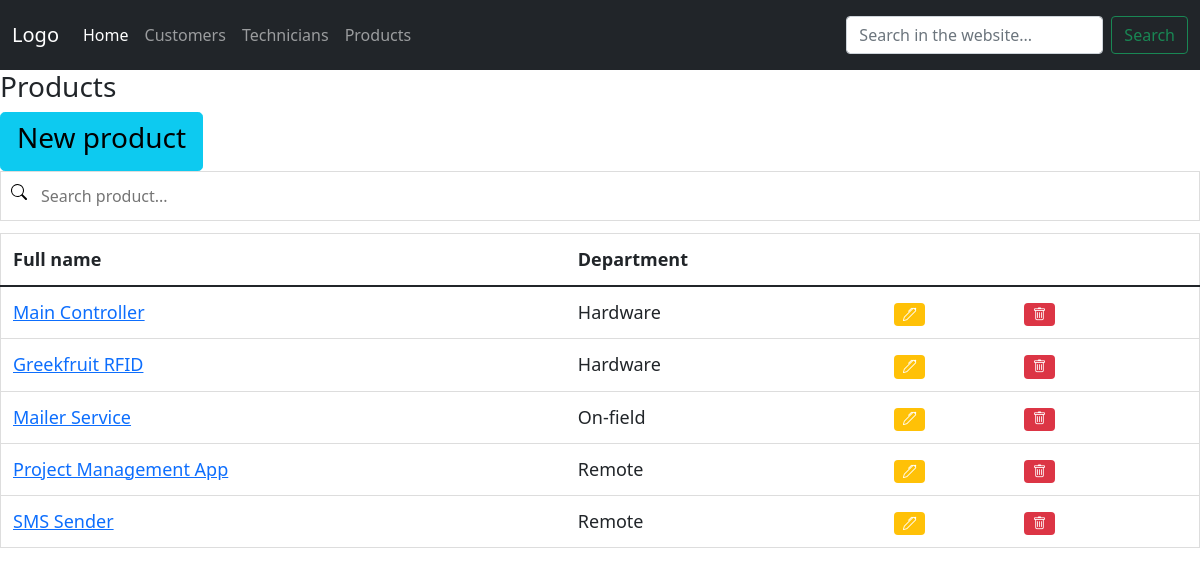
/product_list/, run on an earlier commit of the app's database.
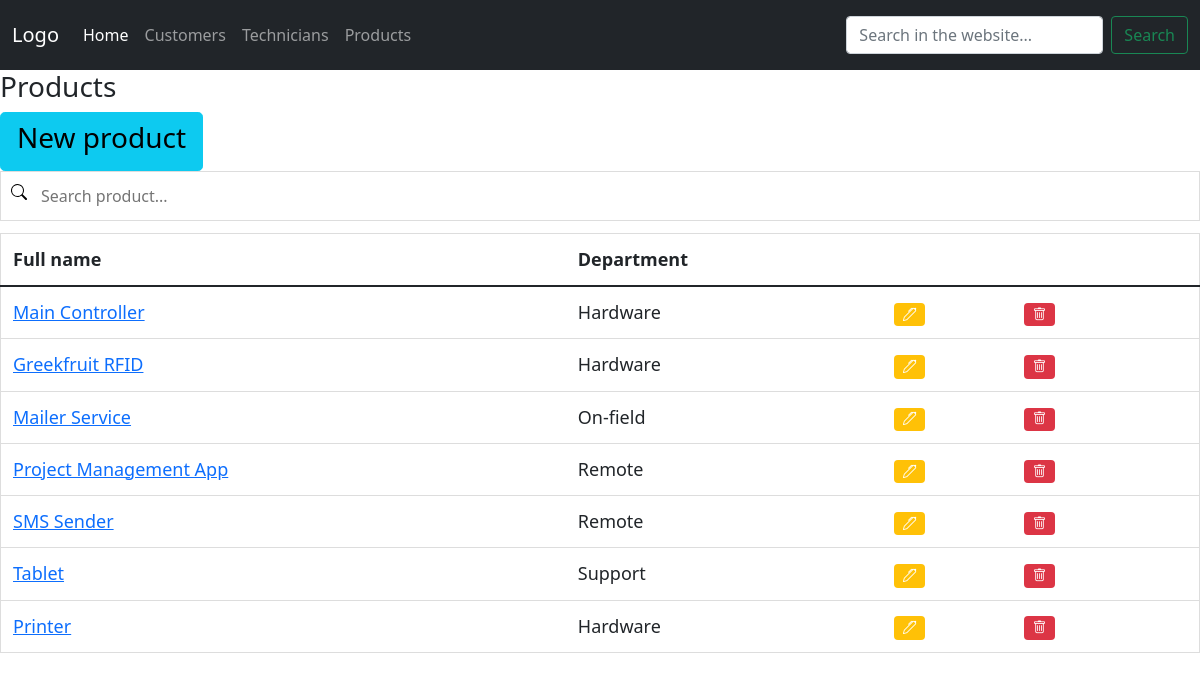
And on a later commit of the database.
### hotline/models.py (models this page shows, shortened)
class product(models.Model):
    name = models.CharField(max_length=50)
    department_id = ForeignKey('department', on_delete=models.PROTECT)
    description = models.TextField(blank=True, null=True)

class department(models.Model):
    name = models.CharField(max_length=50)
    subset = models.CharField(max_length=50)
    def __str__(self):
        return self.name

### hotline/views.py (the view)
# urls.py: path('product_list/', views.product_list, name='product_list'),
def product_list(request):
    context = {
        'products': all_products
    }
    return render(request, 'hotline/product_list.html', context)

### hotline/templates/hotline/product_list.html
{% extends 'hotline/home.html' %}
{% block content %}
<h3>Products</h3>
<a href="{% url 'new_product' %}" class="btn btn-info btn-lg"><h3>New product</h3></a>
<input type="text" id="SearchInput" onkeyup="filterTable()" placeholder="Search product..." title="Type in a name">
<table id="searchableTable" class="table table-responsive table-hover">
    <thead class="thead dark">
        <tr>
            <th scope="col">Full name</th>
            <th scope="col">Department</th>
            <th scope="col"></th>
            <th scope="col"></th>
        </tr>
    </thead>
    <tbody>
        {% for product in products %}
        <tr>
            <td><a href="{% url 'product_detail' product.id %}">{{product.name}}</a></td>
            <td>{{product.department_id}}</td>
            <td><a href="#"><span class="badge bg-warning"><i class="bi bi-pen"></i></span></a></td>
            <td><a href="#"><span class="badge bg-danger"><i class="bi bi-trash"></i></span></a></td>
            <td></td>
        </tr>
        {% endfor %}
    </tbody>
</table>
{% endblock %}

What changed in the data, as far as the page shows it:
added product: name "Tablet", department_id "Support"
added product: name "Printer", department_id "Hardware"
